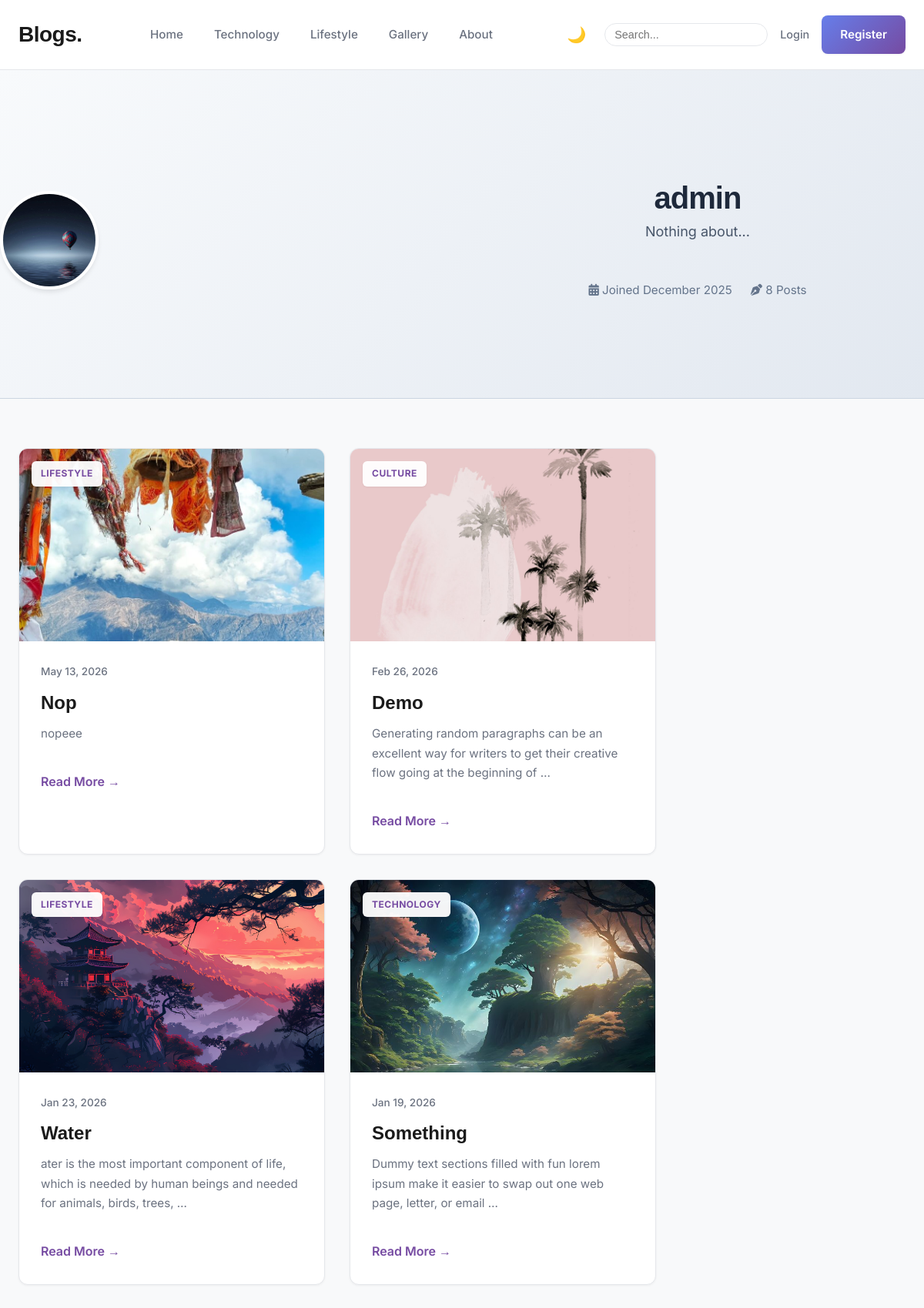
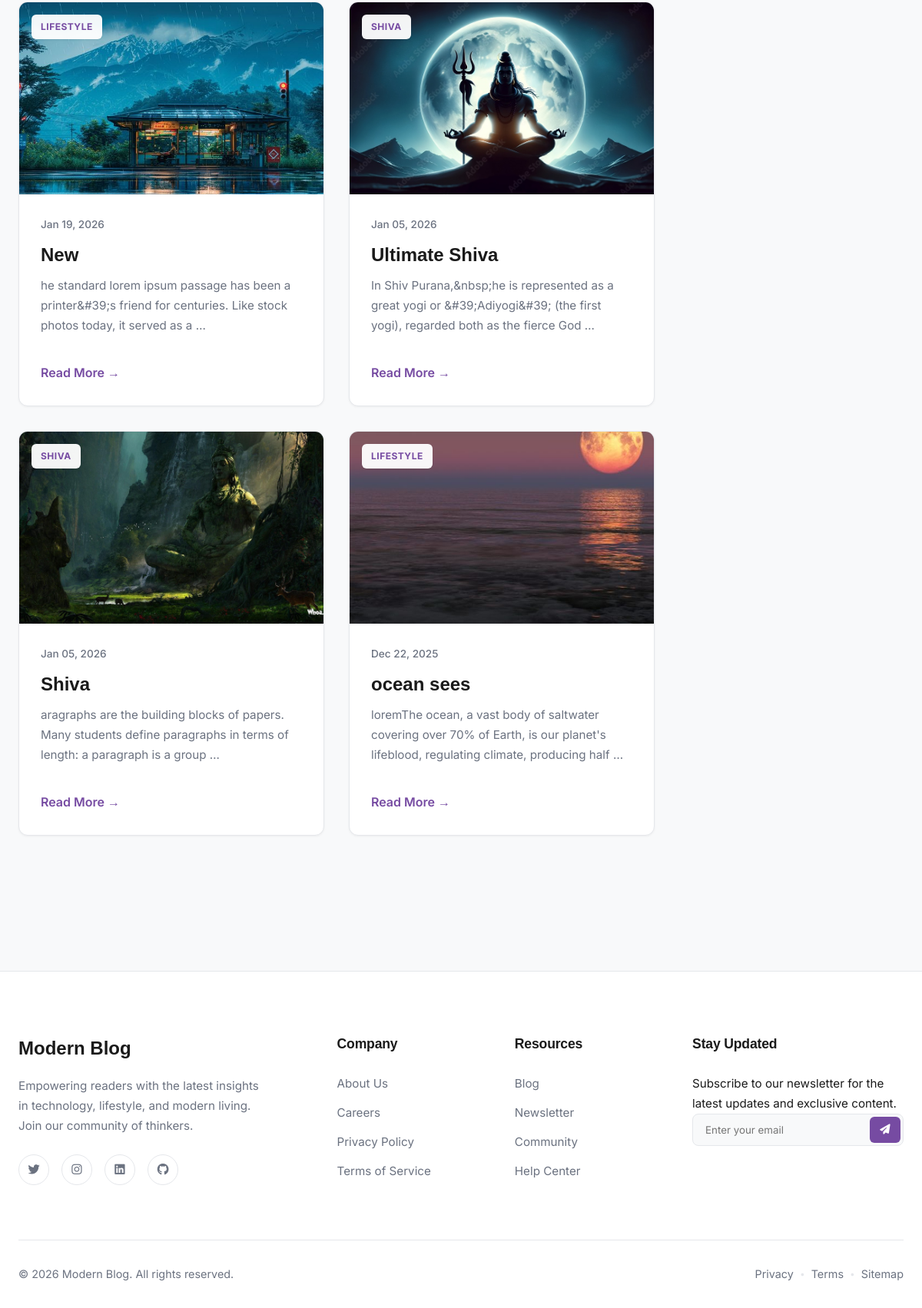
The page /author/admin/ on the database its author committed (2 pictures, top to bottom).
### myapp/models.py (models this page shows, shortened)
class UserProfile(models.Model):
    user = models.OneToOneField(User, on_delete=models.CASCADE, related_name='profile')
    bio = models.TextField(max_length=500, blank=True)
    profile_image = models.ImageField(upload_to='profile_pics/', default='profile_pics/default.jpg', blank=True)
    website = models.URLField(blank=True)
    twitter = models.URLField(blank=True)
    linkedin = models.URLField(blank=True)
    github = models.URLField(blank=True)

class Post(models.Model):
    CATEGORY_CHOICES = [
        ('technology', 'Technology'),
        ('lifestyle', 'Lifestyle'),
        ('design', 'Design'),
        ('culture', 'Culture'),
        ('business', 'Business'),
        ('other', 'Other'),
    ]
    author = models.ForeignKey(User, on_delete=models.CASCADE)
    title = models.CharField(max_length=200)
    content = models.TextField()
    image = models.ImageField(upload_to='blog_images/', blank=True, null=True)
    category = models.ForeignKey(Category, on_delete=models.SET_NULL, null=True, related_name='posts')
    likes = models.ManyToManyField(User, related_name='blog_posts', blank=True)
    is_published = models.BooleanField(default=False)
    newsletter_sent = models.BooleanField(default=False)
    views_count = models.PositiveIntegerField(default=0)
    created_at = models.DateTimeField(auto_now_add=True)
    updated_at = models.DateTimeField(auto_now=True)
    tags = TaggableManager()
    class Meta:
        ordering = ['-created_at']

class Category(models.Model):
    name = models.CharField(max_length=100, unique=True)
    slug = models.SlugField(max_length=100, unique=True)
    description = models.TextField(blank=True)
    created_at = models.DateTimeField(auto_now_add=True)
    class Meta:
        verbose_name_plural = "Categories"
        ordering = ['name']

### myapp/views.py (the view)
# urls.py: path('author/<str:username>/', views.user_public_profile, name='user_public_profile'),
def user_public_profile(request, username):
    author = get_object_or_404(User, username=username)
    posts = Post.objects.filter(author=author, is_published=True).order_by('-created_at')
    return render(request, 'blog/public_profile.html', {
        'author': author,
        'posts': posts
    })

### myapp/templates/blog/public_profile.html (shortened to what this page needs)
{% extends 'base.html' %}
{% load static %}
{% block content %}
<header class="hero"
    style="background: linear-gradient(135deg, #f8fafc 0%, #e2e8f0 100%); border-bottom: 1px solid #cbd5e1;">
    <div class="container hero-container"
        style="flex-direction: column; text-align: center; gap: 1.5rem; padding: 4rem 0;">
        <div style="position: relative; display: inline-block;">
            {% if author.profile.profile_image %}
            <img src="{{ author.profile.profile_image.url }}" alt="{{ author.username }}"
                style="width: 128px; height: 128px; border-radius: 50%; box-shadow: 0 4px 6px -1px rgba(0, 0, 0, 0.1); border: 4px solid white; object-fit: cover;">
            {% else %}
            <img src="https://ui-avatars.com/api/?name={{ author.username }}&background=random&size=128"
                alt="{{ author.username }}"
                style="width: 128px; height: 128px; border-radius: 50%; box-shadow: 0 4px 6px -1px rgba(0, 0, 0, 0.1); border: 4px solid white;">
            {% endif %}
        </div>
        <div class="hero-content" style="max-width: 700px; margin: 0 auto;">
            <h1 style="color: #1e293b; font-size: 2.5rem; margin-bottom: 0.5rem;">{{ author.username }}</h1>
            {% if author.profile.bio %}
            <p style="color: #475569; max-width: 600px; margin: 0 auto 1.5rem; line-height: 1.6;">{{ author.profile.bio }}</p>
            {% endif %}
            <div style="display: flex; gap: 1.5rem; justify-content: center; color: #64748b; font-size: 0.95rem;">
                <span><i class="fas fa-calendar-alt"></i> Joined {{ author.date_joined|date:"F Y" }}</span>
                <span><i class="fas fa-pen-nib"></i> {{ posts.count }} Posts</span>
            </div>
        </div>
    </div>
</header>
<div class="container main-layout">
    <main class="blog-grid" style="grid-template-columns: repeat(auto-fill, minmax(320px, 1fr)); width: 100%;">
        {% if posts %}
        {% for post in posts %}
        <article class="card">
            <div class="card-image">
                <img src="{% if post.image %}{{ post.image.url }}{% else %}{% static 'images/default-post.png' %}{% endif %}"
                    alt="{{ post.title }}">
                <span class="category">{{ post.category.name|default:"Uncategorized" }}</span>
            </div>
            <div class="card-content">
                <div class="card-meta">{{ post.created_at|date:"M d, Y" }}</div>
                <h3><a href="{% url 'post_detail' post.pk %}">{{ post.title }}</a></h3>
                <p>{{ post.content|striptags|truncatewords:20 }}</p>
                <a href="{% url 'post_detail' post.pk %}" class="read-more">Read More →</a>
            </div>
        </article>
        {% endfor %}
        {% endif %}
    </main>
</div>
{% endblock %}

### rows shown on the page
Post: image (picture), category.name "LIFESTYLE", created_at "May 13, 2026", title "Nop", content "nopeee"
Post: image (picture), category.name "CULTURE", created_at "Feb 26, 2026", title "Demo", content "Generating random paragraphs can be an excellent way for writers to get their creative flow going at the beginning of …"
Post: image (picture), category.name "LIFESTYLE", created_at "Jan 23, 2026", title "Water", content "ater is the most important component of life, which is needed by human beings and needed for animals, birds, trees, …"
Post: image (picture), category.name "TECHNOLOGY", created_at "Jan 19, 2026", title "Something", content "Dummy text sections filled with fun lorem ipsum make it easier to swap out one web page, letter, or email …"
Post: image (picture), category.name "LIFESTYLE", created_at "Jan 19, 2026", title "New", content "he standard lorem ipsum passage has been a printer&#39;s friend for centuries. Like stock photos today, it served as a …"
Post: image (picture), category.name "SHIVA", created_at "Jan 05, 2026", title "Ultimate Shiva", content "In Shiv Purana,&nbsp;he is represented as a great yogi or &#39;Adiyogi&#39; (the first yogi), regarded both as the fierce God …"
Post: image (picture), category.name "SHIVA", created_at "Jan 05, 2026", title "Shiva", content "aragraphs are the building blocks of papers. Many students define paragraphs in terms of length: a paragraph is a group …"
Post: image (picture), category.name "LIFESTYLE", created_at "Dec 22, 2025", title "ocean sees", content "loremThe ocean, a vast body of saltwater covering over 70% of Earth, is our planet's lifeblood, regulating climate, producing half …"

### other values the page prints
{{ author.username }} "admin"
{{ author.profile.bio }} "Nothing about..."
{{ author.date_joined|date:"F Y" }} "December 2025"
{{ posts.count }} "8"
